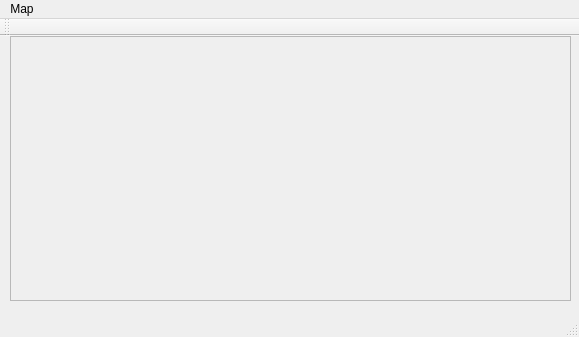
<?xml version="1.0" encoding="UTF-8"?>
<ui version="4.0">
 <class>MainWindow</class>
 <widget class="QMainWindow" name="MainWindow">
  <property name="geometry">
   <rect>
    <x>0</x>
    <y>0</y>
    <width>579</width>
    <height>337</height>
   </rect>
  </property>
  <property name="windowTitle">
   <string>MainWindow</string>
  </property>
  <widget class="QWidget" name="centralWidget">
   <widget class="QFrame" name="frameMap">
    <property name="geometry">
     <rect>
      <x>10</x>
      <y>0</y>
      <width>561</width>
      <height>265</height>
     </rect>
    </property>
    <property name="frameShape">
     <enum>QFrame::StyledPanel</enum>
    </property>
    <property name="frameShadow">
     <enum>QFrame::Raised</enum>
    </property>
   </widget>
  </widget>
  <widget class="QMenuBar" name="menuBar">
   <property name="geometry">
    <rect>
     <x>0</x>
     <y>0</y>
     <width>579</width>
     <height>25</height>
    </rect>
   </property>
   <widget class="QMenu" name="menuMap">
    <property name="title">
     <string>Map</string>
    </property>
    <addaction name="mpActionZoomIn"/>
    <addaction name="mpActionZoomOut"/>
    <addaction name="mpActionPan"/>
    <addaction name="mpActionAddLayer"/>
   </widget>
   <addaction name="menuMap"/>
  </widget>
  <widget class="QToolBar" name="mainToolBar">
   <attribute name="toolBarArea">
    <enum>TopToolBarArea</enum>
   </attribute>
   <attribute name="toolBarBreak">
    <bool>false</bool>
   </attribute>
  </widget>
  <widget class="QStatusBar" name="statusBar"/>
  <action name="mpActionZoomIn">
   <property name="text">
    <string>Zoom In</string>
   </property>
  </action>
  <action name="mpActionZoomOut">
   <property name="text">
    <string>Zoom Out</string>
   </property>
  </action>
  <action name="mpActionPan">
   <property name="text">
    <string>Pan</string>
   </property>
  </action>
  <action name="mpActionAddLayer">
   <property name="text">
    <string>Add layer</string>
   </property>
  </action>
 </widget>
 <layoutdefault spacing="6" margin="11"/>
 <resources/>
 <connections/>
</ui>
